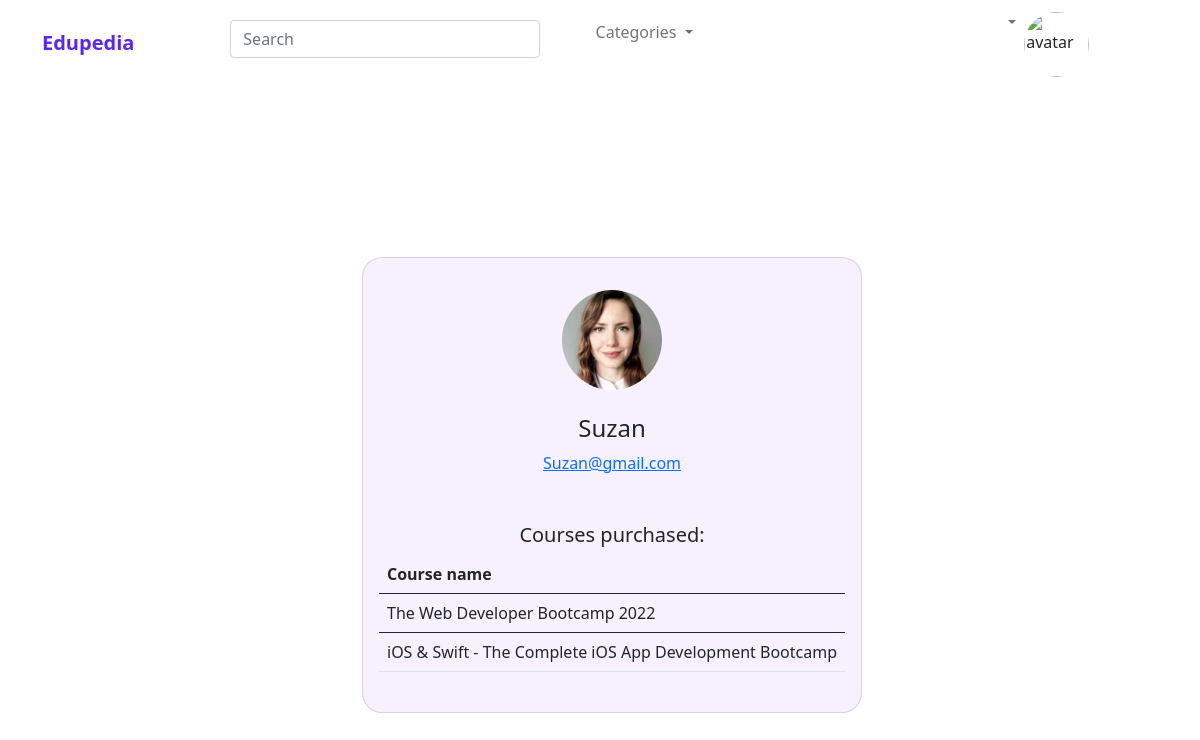
/server/learner.php?id=14, run on an earlier commit of the app's database.
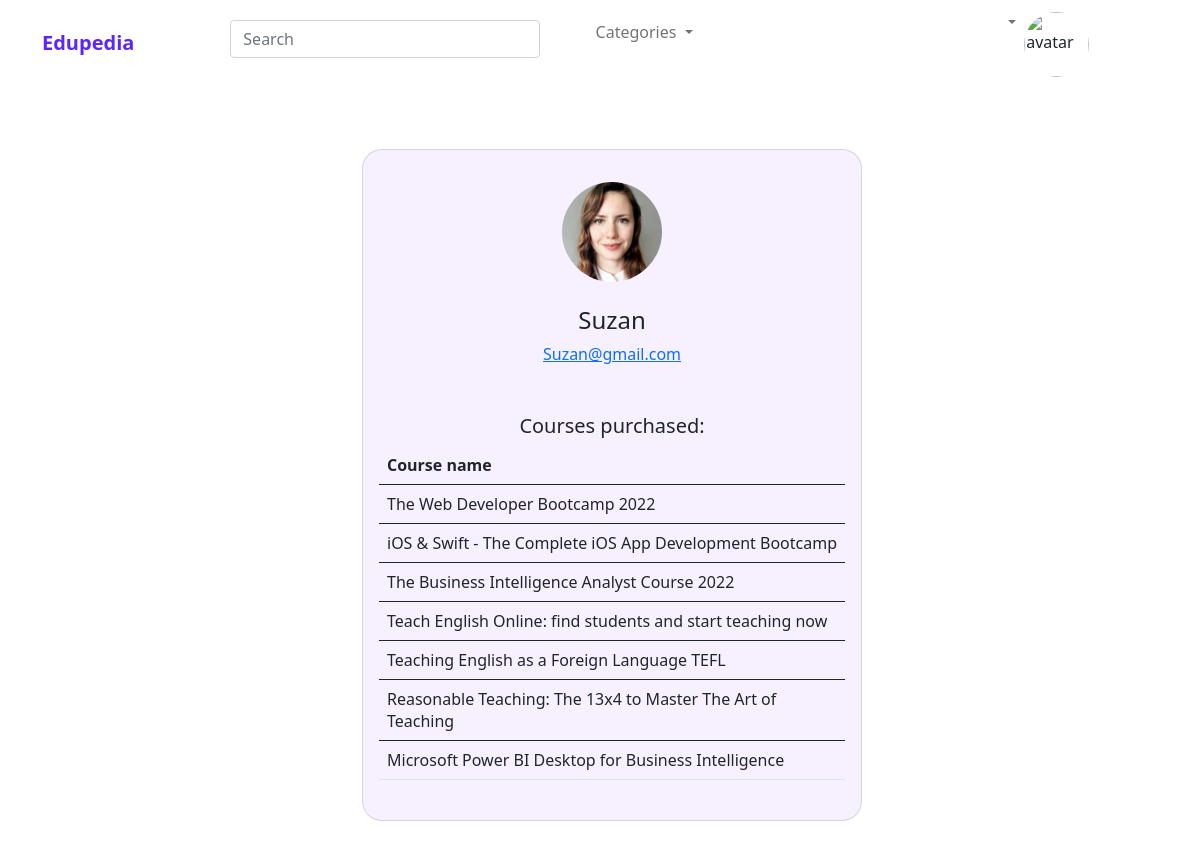
And on a later commit of the database.
### tables this page shows
CREATE TABLE `enroll` (
  `learner_id` int(11) NOT NULL,
  `course_id` int(11) NOT NULL
);

CREATE TABLE `course` (
  `id` int(11) NOT NULL,
  `name` varchar(255) NOT NULL,
  `image` varchar(255) NOT NULL,
  `content` varchar(255) NOT NULL,
  `description` varchar(255) NOT NULL,
  `level` varchar(255) NOT NULL,
  `price` int(11) NOT NULL,
  `rating` int(11) NOT NULL,
  `status` int(11) NOT NULL,
  `category` int(11) NOT NULL,
  `tutor_id` int(11) NOT NULL,
  `admin_id` int(11) DEFAULT NULL
);

### server/learner.php (the view, shortened to what this page needs)
<html>
<head>
  <link rel="stylesheet" type="text/css" href="styles/styles.css">
  <link href="https://cdn.jsdelivr.net/npm/bootstrap@5.0.2/dist/css/bootstrap.min.css" rel="stylesheet">
  <link rel="stylesheet" href="https://cdnjs.cloudflare.com/ajax/libs/font-awesome/4.7.0/css/font-awesome.min.css">
</head>
<body id="learnerbody">
  <?php
  include_once 'navbarAdmin.php';
  include_once 'database.php';
  $sql = "SELECT * FROM user WHERE id='" . $_GET['id'] . "'";
  $result = $conn->query($sql);
  $row = $result->fetch_assoc();
  ?>
  <section class="vh-100" id="backg">
    <div class="container py-5 h-100">
      <div class="row d-flex justify-content-center align-items-center h-100">
        <div class="col-md-12 col-xl-4">
          <div class="card" style="border-radius: 20px;background-color:#F7F1FF;" id="learnerView">
            <div class="card-body text-center">
              <div class="mt-3 mb-4">
                <?php
                if ($row['picture'] != "") {
                ?>
                  <img src="<?php echo $row['picture'] ?>" class="rounded-circle img-fluid" style="width: 100px;" />
                <?php } else {
                ?>
                  <img src="images/pic.png" class="rounded-circle img-fluid" style="width: 100px;" />
                <?php
                } ?>
              </div>
              <h4 class="mb-2"><?php echo $row['fname'] ?></h4>
              <p class="text-muted mb-4"><a href="#!"><?php echo $row['email'] ?></a></p>
              <div class="d-flex justify-content-center text-center mt-5 mb-2">
                <div>
                  <p class="mb-2 h5">Courses purchased:</p>
                  <?php
                  $sql1 = "SELECT * FROM enroll WHERE learner_id='" . $_GET['id'] . "'";
                  $result1 = $conn->query($sql1);
                  if ($result1->num_rows > 0) {
                  ?>
                    <table class="table table-hover">
                      <thead>
                        <tr>
                          <th>Course name</th>
                        </tr>
                      </thead>
                      <?php
                      while ($row1 = $result1->fetch_assoc()) {
                        $sql2 = "SELECT name FROM course WHERE id='" . $row1['course_id'] . "'";
                        $result2 = $conn->query($sql2);
                        $row2 = $result2->fetch_assoc();
                      ?>
                        <tbody>
                          <tr scope="row">
                            <td><?php echo $row2['name'] ?></td>
                          </tr>
                        </tbody>
                      <?php
                      }
                    } else {
                      ?>
                      <p class="text-muted mb-0">Not enrolled in any course</p>
                    <?php
                    }
                    ?>
                    </table>
                </div>
              </div>
            </div>
          </div>
        </div>
      </div>
    </div>
  </section>
</body>
</html>

What changed in the data, as far as the page shows it:
added enroll: course.name "The Business Intelligence Analyst Course 2022"
added enroll: course.name "Teach English Online: find students and start teaching now"
added enroll: course.name "Teaching English as a Foreign Language TEFL"
added enroll: course.name "Reasonable Teaching: The 13x4 to Master The Art of Teaching"
added enroll: course.name "Microsoft Power BI Desktop for Business Intelligence"
